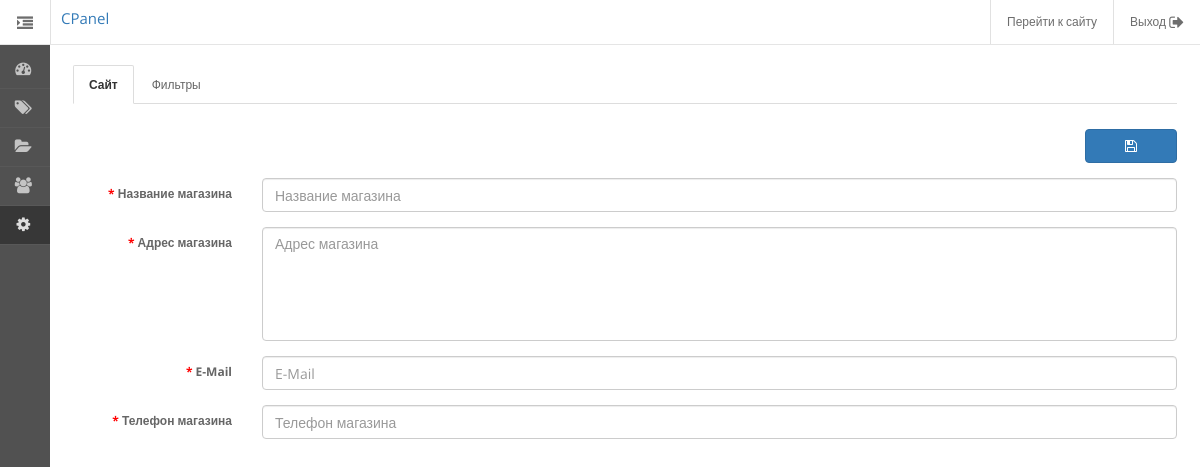
Page /index.php/admin/settings (signed in) on the earlier database version.
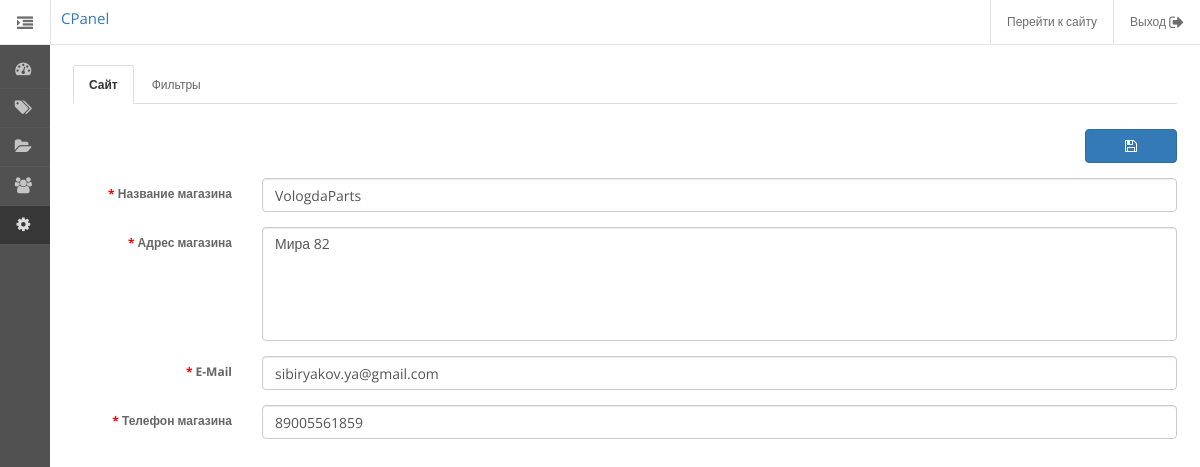
Same page on the later database version.
### tables this page shows
CREATE TABLE IF NOT EXISTS `settings` (
  `name` varchar(255) NOT NULL,
  `parameter` text NOT NULL,
  `value` text NOT NULL
);

### application/controllers/admin.php (called while the page is built, shortened)
<?php if ( ! defined('BASEPATH')) exit('No direct script access allowed');
class Admin extends CI_Controller {
	public function settings()
	{
		if(!isset($_POST['act']))
		{
			$data = array(
				'rank' => $_SESSION['rank'],
				'content' => 'settings',
				'data' => $this->shop_model->get_settings(),
				'warning' => array('text'=>'','type'=>''),
				'settings' => $this->shop_model->get_settings(),
				'filters' => $this->shop_model->get_filters()
			);
			return $this->load->view('admin/adminpanel', $data);
		}
		$data = array(
			'storename' => $this->input->post('storename'),
			'storeaddress' => $this->input->post('storeaddress'),
			'storeemail' => $this->input->post('storeemail'),
			'storephone' => $this->input->post('storephone')
		);
		$this->shop_model->update_settings($data);
		return header('Location: '.$this->config->site_url().'admin/settings');
	}
}

### index.php (called while the page is built, shortened)
<?php
require_once BASEPATH.'core/CodeIgniter.php';

### application/models/shop_model.php (called while the page is built, shortened)
<?php if ( ! defined('BASEPATH')) exit('No direct script access allowed');
class Shop_Model extends CI_Model {
    var $SETTINGS_TABLE = 'settings';
    public function get_settings()
    {
        $query = $this->db->get($this->SETTINGS_TABLE)->result_array();
        foreach ($query as $row => $val) {
            $data[$val['parameter']] = $val;
        }
        return $data;
    }
}

### application/views/admin/settings.php (the view, shortened to what this page needs)
<ul class="nav nav-tabs" role="tablist" style="margin-top:20px;width:96%;margin-left:2%;">
    <li role="presentation"<? if(!isset($_GET['f'])){echo ' class="active"';};?>><a href="#settings_div" aria-controls="settings_div" role="tab" data-toggle="tab">Сайт</a></li>
    <li role="presentation"<? if(isset($_GET['f'])){echo ' class="active"';};?>><a href="#filters_div" aria-controls="filters_div" role="tab" data-toggle="tab">Фильтры</a></li>
</ul>
<div class="tab-content">
	<div role="tabpanel" class="settings_div tab-pane<? if(!isset($_GET['f'])){echo ' active';};?>" id="settings_div">
		<form action="/admin/settings" method="post" enctype="multipart/form-data" id="form-setting" class="form-horizontal">
			<div class="form-group">
				<div class="col-sm-12">
					<button type="submit" name="act" class="btn btn-primary col-sm-1" style="float:right;"><i class='fa fa-save'></i></button>
				</div>
			</div>
			<div class="form-group required">
		        <label class="col-sm-2 control-label" for="input-name">Название магазина</label>
		        <div class="col-sm-10">
		        	<input type="text" name="storename" value="<?=$settings['storename']['value'];?>" placeholder="Название магазина" id="input-name" class="form-control" required="required">
		        </div>
		    </div>
		    <div class="form-group required">
				<label class="col-sm-2 control-label" for="input-address">Адрес магазина</label>
				<div class="col-sm-10">
					<textarea name="storeaddress" placeholder="Адрес магазина" rows="5" id="input-address" class="form-control" required="required"><?=$settings['storeaddress']['value'];?></textarea>
				</div>
			</div>
			<div class="form-group required">
				<label class="col-sm-2 control-label" for="input-email">E-Mail</label>
				<div class="col-sm-10">
					<input type="text" name="storeemail" value="<?=$settings['storeemail']['value'];?>" placeholder="E-Mail" id="input-email" class="form-control" required="required">
				</div>
			</div>
			<div class="form-group required">
				<label class="col-sm-2 control-label" for="input-phone">Телефон магазина</label>
				<div class="col-sm-10">
					<input type="text" name="storephone" value="<?=$settings['storephone']['value'];?>" placeholder="Телефон магазина" id="input-phone" class="form-control" required="required">
				</div>
			</div>
		</form>
	</div>
</div>

Differences in the rows shown:
added settings: storename "VologdaParts"
added settings: storeaddress "Мира 82"
added settings: storeemail "sibiryakov.ya@gmail.com"
added settings: storephone "89005561859"
